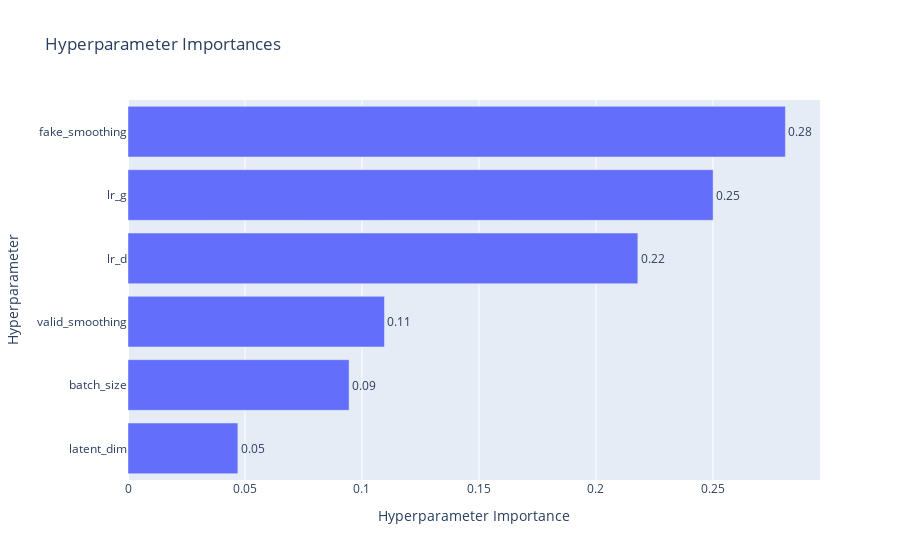
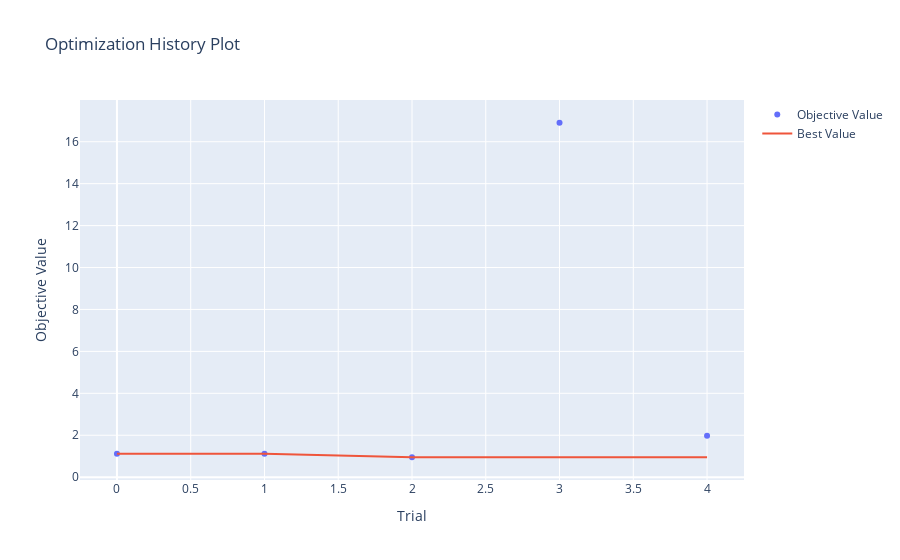

The notebook cell saved with these charts, in order:
### Code cell
optuna.visualization.plot_param_importances(study).show()
optuna.visualization.plot_optimization_history(study).show()

### Figure 1 — Plotly figure (JSON) as saved in the notebook; plotly's stock layout.template omitted (floating-point values rounded to 4 significant figures)
{"data": [{"cliponaxis": false, "hovertemplate": ["latent_dim (IntDistribution): 0.0469537005449643<extra></extra>", "batch_size (CategoricalDistribution): 0.09448617727314661<extra></extra>", "valid_smoothing (FloatDistribution): 0.10961432394017849<extra></extra>", "lr_d (FloatDistribution): 0.2179012505527872<extra></extra>", "lr_g (FloatDistribution): 0.25007825462574934<extra></extra>", "fake_smoothing (FloatDistribution): 0.28096629306317406<extra></extra>"], "name": "Objective Value", "orientation": "h", "text": ["0.05", "0.09", "0.11", "0.22", "0.25", "0.28"], "textposition": "outside", "type": "bar", "x": [0.04695, 0.09449, 0.1096, 0.2179, 0.2501, 0.281], "y": ["latent_dim", "batch_size", "valid_smoothing", "lr_d", "lr_g", "fake_smoothing"]}], "layout": {"title": {"text": "Hyperparameter Importances"}, "xaxis": {"title": {"text": "Hyperparameter Importance"}}, "yaxis": {"title": {"text": "Hyperparameter"}}}}

### Figure 2 — Plotly figure (JSON) as saved in the notebook; plotly's stock layout.template omitted (floating-point values rounded to 4 significant figures)
{"data": [{"mode": "markers", "name": "Objective Value", "type": "scatter", "x": [0, 1, 2, 3, 4], "y": [1.112, 1.119, 0.9499, 16.91, 1.973]}, {"mode": "lines", "name": "Best Value", "type": "scatter", "x": [0, 1, 2, 3, 4], "y": [1.112, 1.112, 0.9499, 0.9499, 0.9499]}, {"marker": {"color": "#cccccc"}, "mode": "markers", "name": "Infeasible Trial", "showlegend": false, "type": "scatter", "x": [], "y": []}], "layout": {"title": {"text": "Optimization History Plot"}, "xaxis": {"title": {"text": "Trial"}}, "yaxis": {"title": {"text": "Objective Value"}}}}
